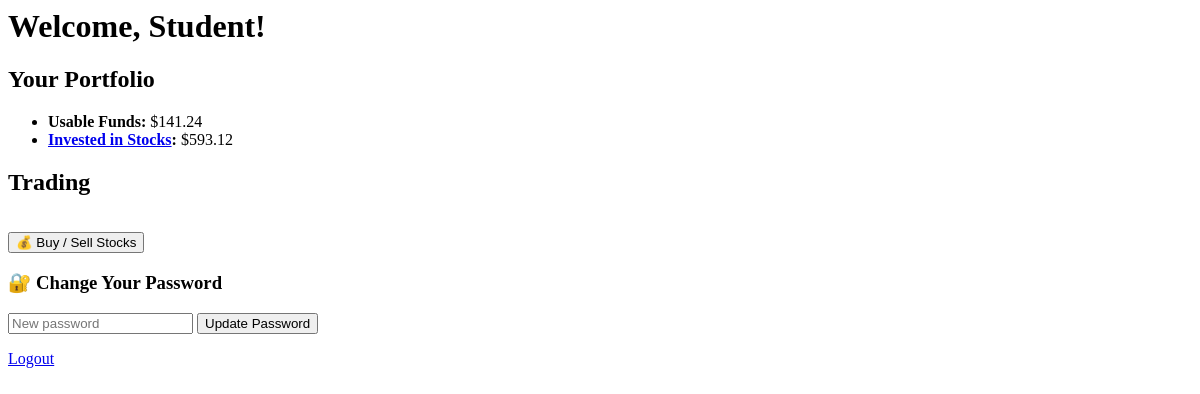
The app's page /student/dashboard (signed in), older data.
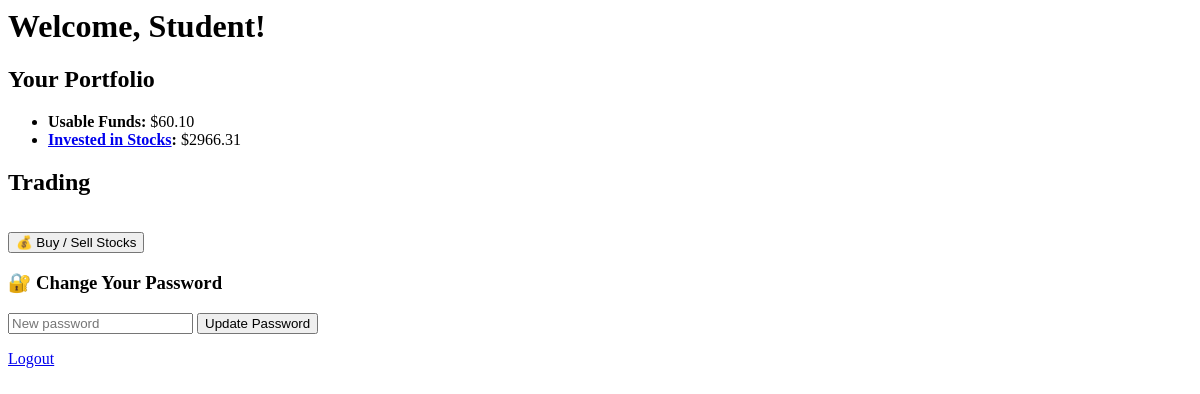
The same page, newer data.
### models.py (models this page shows)
class User(Base):
    __tablename__ = "users"
    id = Column(Integer, primary_key=True)
    email = Column(String, unique=True)  # optional for students
    username = Column(String)  # required for students
    password = Column(String, nullable=False)
    role = Column(String, nullable=False)  # "admin", "teacher", "student"
    funds = Column(Float, default=0.0)
    teacher_id = Column(Integer, ForeignKey("users.id"), nullable=True)
    teacher = relationship("User", remote_side=[id], back_populates="students")
    students = relationship("User", back_populates="teacher")
    holdings = relationship("StudentStock", back_populates="student", cascade="all, delete-orphan")

### student_routes.py (the view)
@student_bp.route("/dashboard")
def dashboard():
    if session.get("role") != "student":
        return redirect(url_for("auth.login"))
    db = SessionLocal()
    user = db.query(User).filter_by(id=session["user_id"]).first()
    if not user:
        db.close()
        return redirect(url_for("auth.login"))
    usable_funds = user.funds or 0.0
    invested = 0.0
    for holding in user.holdings:
        current_price = holding.stock.current_price
        invested += holding.quantity * current_price
    db.close()
    return render_template("student_dashboard.html",
                           usable_funds=usable_funds,
                           invested_funds=invested)

### templates/student_dashboard.html (shortened to what this page needs)
<h1>Welcome, Student!</h1>
<h2>Your Portfolio</h2>
<ul>
    <li><strong>Usable Funds:</strong> ${{ '%.2f' % usable_funds }}</li>
    <li>
        <strong>
            <a href="{{ url_for('student.student_portfolio') }}">Invested in Stocks</a>:
        </strong>
        ${{ '%.2f' % invested_funds }}
    </li>
</ul>
<h2>Trading</h2>
<a href="{{ url_for('student.trade') }}">
    <button style="margin-top: 1rem;">💰 Buy / Sell Stocks</button>
</a>
<h3>🔐 Change Your Password</h3>
<form method="POST" action="{{ url_for('student.change_password') }}">
    <input type="password" name="new_password" placeholder="New password" required>
    <input type="submit" value="Update Password">
</form>
<p><a href="{{ url_for('auth.logout') }}">Logout</a></p>

Row changes from the older to the newer data that the page shows:
changed User: funds "141.24" → "60.10"
Text that changed along with them:
{{ '%.2f' % invested_funds }}: "593.12" → "2966.31"
